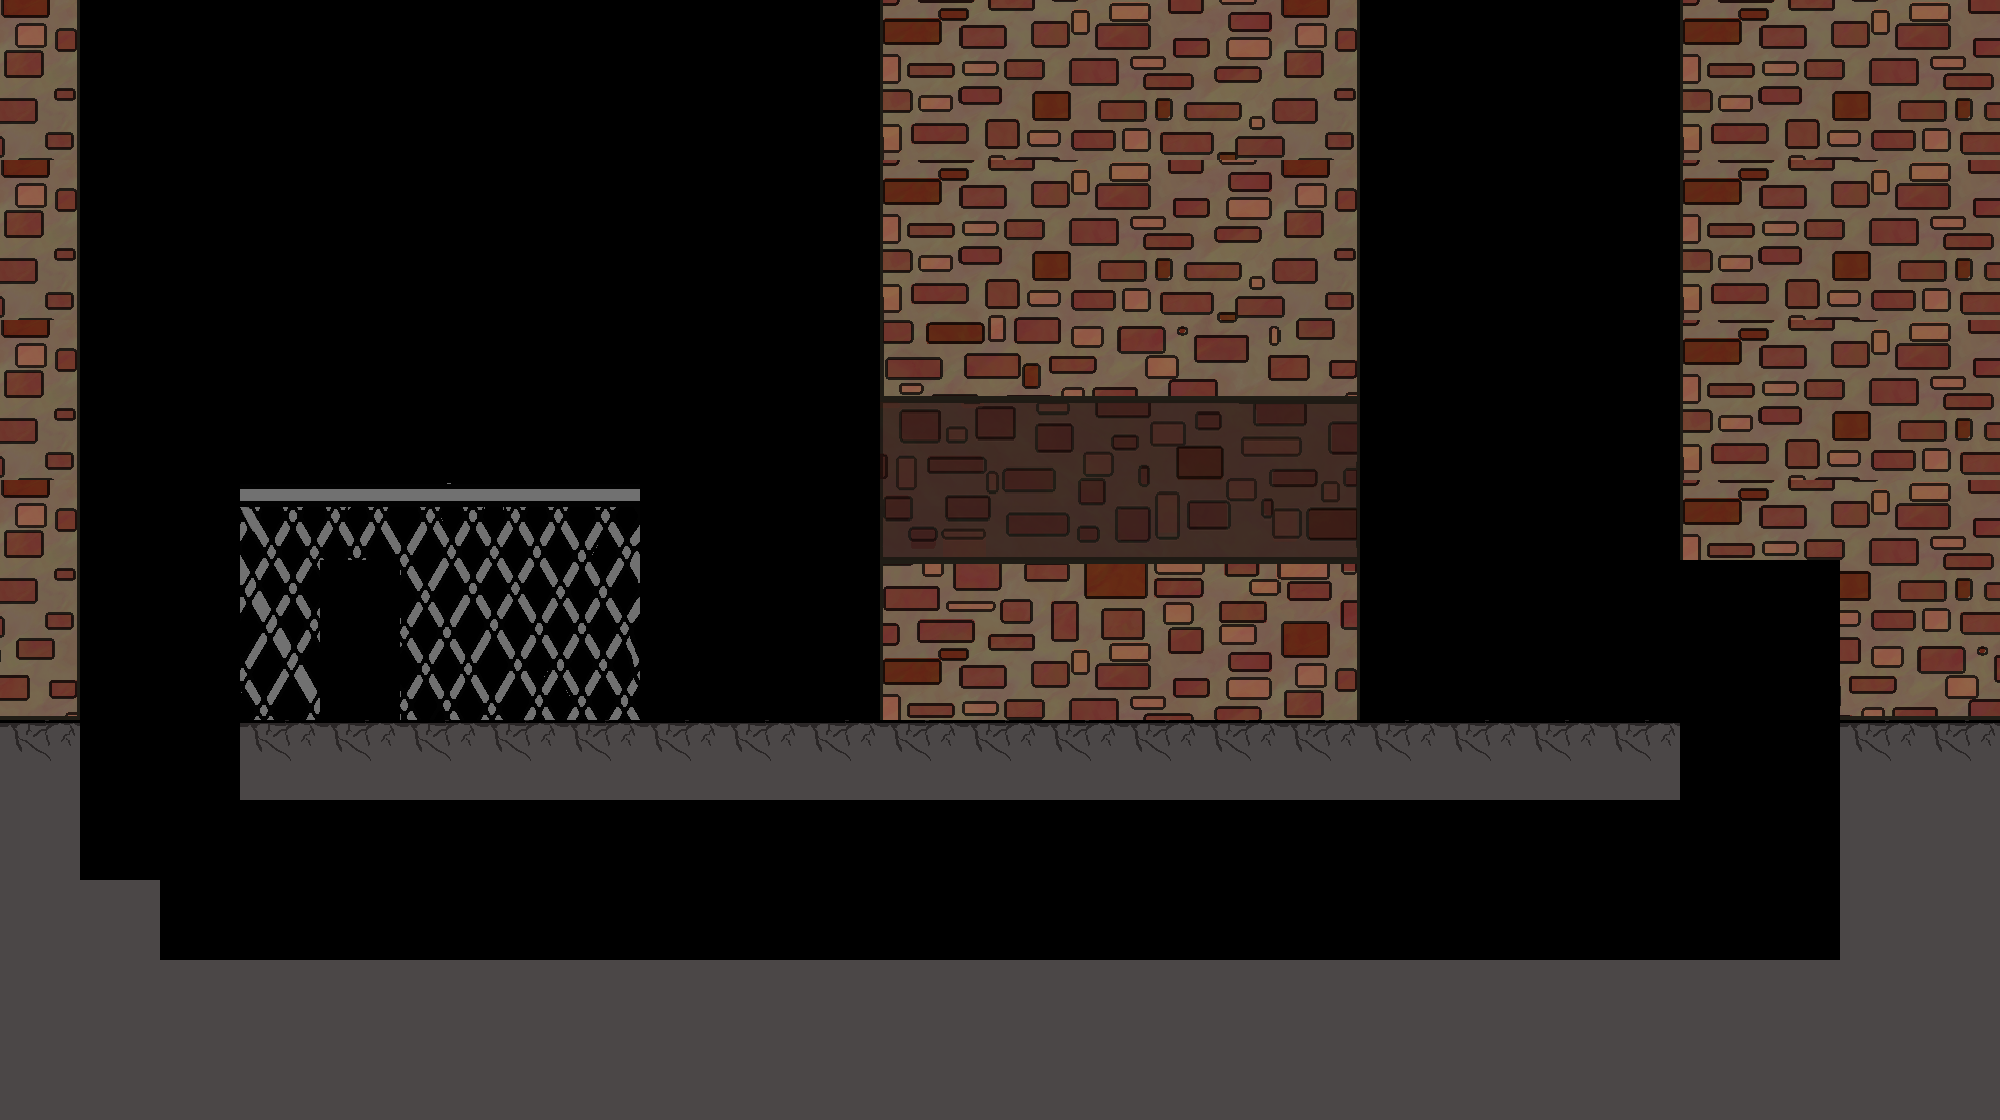

The image is a tile-based game level rendered from a .tmx file. Its description and complete source (layers, tilesets, objects, tile grids) follow:
An orthogonal 25x14 tile map with 80x80 px tiles, 1 tile layer (Tile Layer 1).

<map version="1.10" tiledversion="1.10.2" orientation="orthogonal" renderorder="right-down" width="25" height="14" tilewidth="80" tileheight="80" infinite="0" nextlayerid="2" nextobjectid="1">
 <tileset firstgid="1" source="mainTileset.tsx" />
 <layer id="1" name="Tile Layer 1" width="25" height="14">
  <data encoding="csv">
32,0,0,0,0,0,0,0,0,0,0,27,28,29,30,31,32,0,0,0,0,27,28,29,30,
52,0,0,0,0,0,0,0,0,0,0,47,48,49,50,51,52,0,0,0,0,47,48,49,50,
32,0,0,0,0,0,0,0,0,0,0,27,28,29,30,31,32,0,0,0,0,27,28,29,30,
52,0,0,0,0,0,0,0,0,0,0,47,48,49,50,51,52,0,0,0,0,47,48,49,50,
32,0,0,0,0,0,0,0,0,0,0,67,68,69,70,71,72,0,0,0,0,27,28,29,30,
52,0,0,0,0,0,0,0,0,0,0,88,89,90,91,92,93,0,0,0,0,47,48,49,50,
32,0,0,1,2,3,4,5,0,0,0,108,109,110,111,112,113,0,0,0,0,27,28,29,30,
52,0,0,21,0,23,24,25,0,0,0,7,8,9,10,11,12,0,0,0,0,0,0,49,50,
72,0,0,41,0,43,44,45,0,0,0,27,28,29,30,31,32,0,0,0,0,0,0,69,70,
117,210,210,117,117,117,117,117,117,117,117,117,117,117,117,117,117,117,117,117,117,0,0,117,117,
118,0,0,0,0,0,0,0,0,0,0,0,0,0,0,0,0,0,0,0,0,0,0,118,118,
118,118,0,0,0,0,0,0,0,0,0,0,0,0,0,0,0,0,0,0,0,0,0,118,118,
118,118,118,118,118,118,118,118,118,118,118,118,118,118,118,118,118,118,118,118,118,118,118,118,118,
118,118,118,118,118,118,118,118,118,118,118,118,118,118,118,118,118,118,118,118,118,118,118,118,118
</data>
 </layer>
</map>
